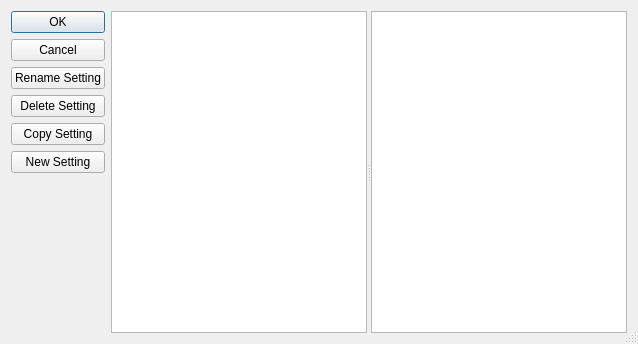
<?xml version="1.0" encoding="UTF-8"?>
<ui version="4.0">
 <class>JsonEditDlg</class>
 <widget class="QDialog" name="JsonEditDlg">
  <property name="geometry">
   <rect>
    <x>0</x>
    <y>0</y>
    <width>634</width>
    <height>344</height>
   </rect>
  </property>
  <property name="sizePolicy">
   <sizepolicy hsizetype="MinimumExpanding" vsizetype="MinimumExpanding">
    <horstretch>0</horstretch>
    <verstretch>0</verstretch>
   </sizepolicy>
  </property>
  <property name="windowTitle">
   <string>Settings Editor</string>
  </property>
  <property name="sizeGripEnabled">
   <bool>true</bool>
  </property>
  <layout class="QHBoxLayout" name="horizontalLayout">
   <item>
    <layout class="QVBoxLayout" name="verticalLayout">
     <item>
      <widget class="QPushButton" name="OKButton">
       <property name="text">
        <string>OK</string>
       </property>
       <property name="default">
        <bool>true</bool>
       </property>
      </widget>
     </item>
     <item>
      <widget class="QPushButton" name="CancelButton">
       <property name="text">
        <string>Cancel</string>
       </property>
      </widget>
     </item>
     <item>
      <widget class="QPushButton" name="renameButton">
       <property name="text">
        <string>Rename Setting</string>
       </property>
      </widget>
     </item>
     <item>
      <widget class="QPushButton" name="DeleteButton">
       <property name="text">
        <string>Delete Setting</string>
       </property>
      </widget>
     </item>
     <item>
      <widget class="QPushButton" name="CopyButton">
       <property name="text">
        <string>Copy Setting</string>
       </property>
      </widget>
     </item>
     <item>
      <widget class="QPushButton" name="NewSectionButton">
       <property name="text">
        <string>New Setting</string>
       </property>
      </widget>
     </item>
     <item>
      <spacer name="verticalSpacer">
       <property name="orientation">
        <enum>Qt::Vertical</enum>
       </property>
       <property name="sizeHint" stdset="0">
        <size>
         <width>20</width>
         <height>40</height>
        </size>
       </property>
      </spacer>
     </item>
    </layout>
   </item>
   <item>
    <widget class="MinosSplitter" name="settingsSplitter">
     <property name="orientation">
      <enum>Qt::Horizontal</enum>
     </property>
     <property name="childrenCollapsible">
      <bool>false</bool>
     </property>
     <widget class="QListWidget" name="SectionsList">
      <property name="sizePolicy">
       <sizepolicy hsizetype="MinimumExpanding" vsizetype="MinimumExpanding">
        <horstretch>2</horstretch>
        <verstretch>0</verstretch>
       </sizepolicy>
      </property>
      <property name="alternatingRowColors">
       <bool>true</bool>
      </property>
      <property name="resizeMode">
       <enum>QListView::Fixed</enum>
      </property>
      <property name="sortingEnabled">
       <bool>false</bool>
      </property>
     </widget>
     <widget class="QTableWidget" name="OptionsTable">
      <property name="sizePolicy">
       <sizepolicy hsizetype="MinimumExpanding" vsizetype="MinimumExpanding">
        <horstretch>4</horstretch>
        <verstretch>0</verstretch>
       </sizepolicy>
      </property>
      <property name="alternatingRowColors">
       <bool>true</bool>
      </property>
      <property name="selectionMode">
       <enum>QAbstractItemView::SingleSelection</enum>
      </property>
      <property name="selectionBehavior">
       <enum>QAbstractItemView::SelectRows</enum>
      </property>
      <property name="cornerButtonEnabled">
       <bool>false</bool>
      </property>
      <attribute name="horizontalHeaderVisible">
       <bool>false</bool>
      </attribute>
      <attribute name="horizontalHeaderStretchLastSection">
       <bool>true</bool>
      </attribute>
     </widget>
    </widget>
   </item>
  </layout>
 </widget>
 <customwidgets>
  <customwidget>
   <class>MinosSplitter</class>
   <extends>QSplitter</extends>
   <header>minossplitter.h</header>
   <container>1</container>
  </customwidget>
 </customwidgets>
 <resources/>
 <connections/>
</ui>
